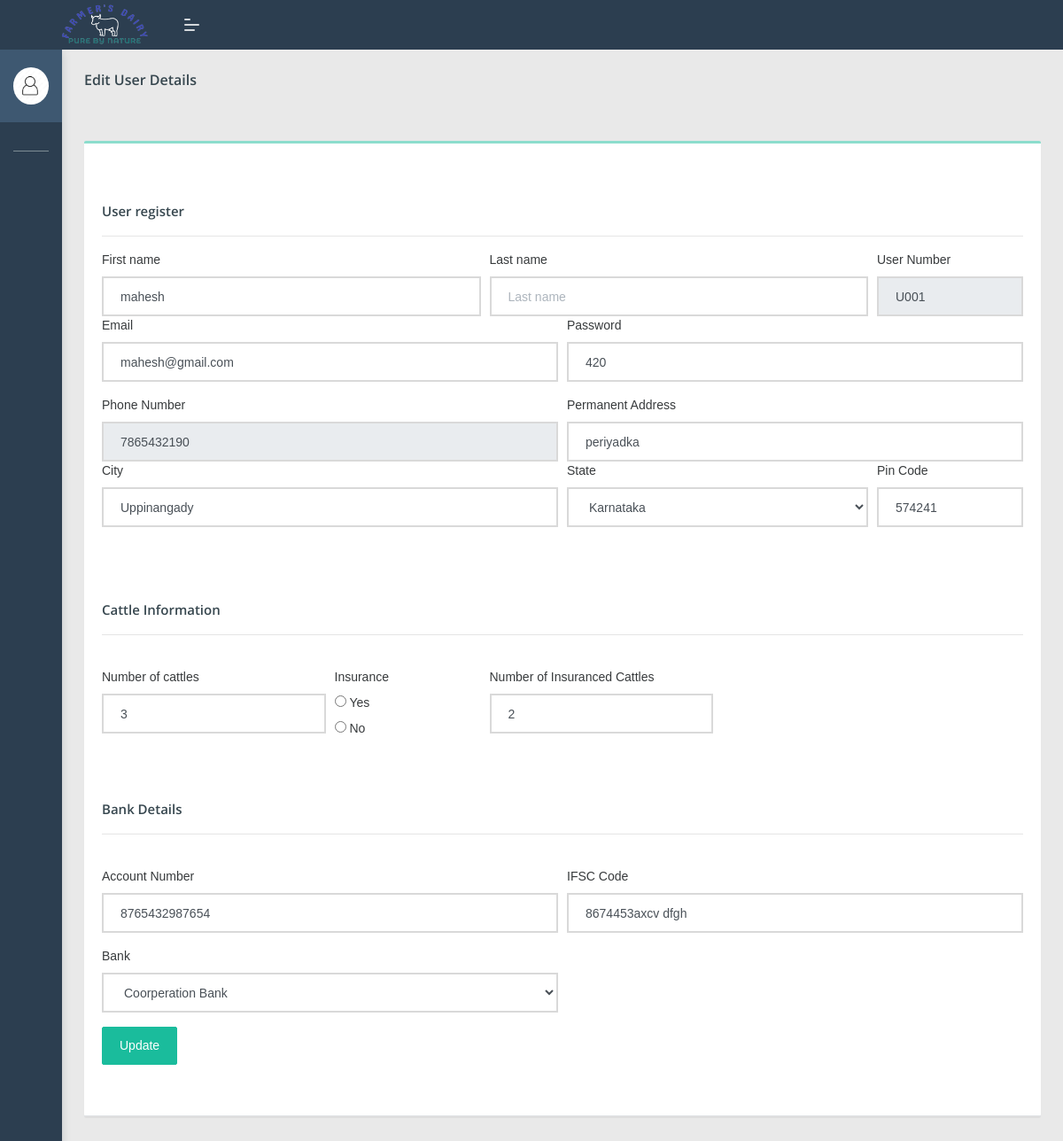
Screenshot of /dipo/edituser.php?edid=2 (signed in) with the database file from the repository.
### tables this page shows
CREATE TABLE `add_user` (
  `u_id` int(100) NOT NULL,
  `fname` varchar(100) NOT NULL,
  `lname` varchar(100) NOT NULL,
  `userno` varchar(100) NOT NULL,
  `email` varchar(100) NOT NULL,
  `password` varchar(100) NOT NULL,
  `phone_no` varchar(100) NOT NULL,
  `address` varchar(100) NOT NULL,
  `city` varchar(100) NOT NULL,
  `state` varchar(100) NOT NULL,
  `pincode` varchar(100) NOT NULL,
  `no_cattle` varchar(100) NOT NULL,
  `insurance` varchar(100) NOT NULL,
  `no_insured_cattles` varchar(100) NOT NULL,
  `accno` varchar(100) NOT NULL,
  `ifsc_code` varchar(100) NOT NULL,
  `bank` varchar(100) NOT NULL,
  `dippoid` varchar(100) NOT NULL
);

### dipo/edituser.php (the view, shortened to what this page needs)
 <?php
if(isset($_SESSION['dippo']))
{
?>
 <!DOCTYPE html>
<html lang="en">
<head>
    <link rel="stylesheet" href="assets/css/style.css">
</head>
<body class="">
	<nav class="pcoded-navbar  ">
		<div class="navbar-wrapper  ">
			<div class="navbar-content scroll-div " >
					<div class="">
					<div class="main-menu-header">
						<img class="img-radius" src="assets/images/user/avatar-2.jpg" alt="User-Profile-Image">
						<div class="user-details">
						</div>
					</div>
				</div>
				<ul class="nav pcoded-inner-navbar ">
					<li class="nav-item pcoded-menu-caption">
					</li>
					<li class="nav-item">
					    <a href="main.php" class="nav-link "><span class="pcoded-micon"><i class="feather icon-home"></i></span><span class="pcoded-mtext">Dashboard</span></a>
					</li>
					<li class="nav-item pcoded-hasmenu">
					    <a href="#!" class="nav-link "><span class="pcoded-micon"><i class="feather icon-align-justify"></i></span><span class="pcoded-mtext">Staff Details</span></a>
					</li>
					<li class="nav-item pcoded-hasmenu">
					    <a href="#!" class="nav-link "><span class="pcoded-micon"><i class="feather icon-align-justify"></i></span><span class="pcoded-mtext">User Details</span></a>
					</li>
						<li class="nav-item pcoded-hasmenu">
					    <a href="#!" class="nav-link "><span class="pcoded-micon"><i class="feather icon-align-justify"></i></span><span class="pcoded-mtext">Milk Details</span></a>
					</li>
					<li class="nav-item pcoded-hasmenu">
					    <a href="#!" class="nav-link "><span class="pcoded-micon"><i class="feather icon-align-justify"></i></span><span class="pcoded-mtext">Facilities</span></a>
					</li>
                        <li class="nav-item">
					    <a href="viewfeedb.php" class="nav-link "><span class="pcoded-micon"><i class="feather icon-align-justify"></i></span><span class="pcoded-mtext">View feedback</span></a>
					</li>
				</ul>
			</div>
		</div>
	</nav>
	<header class="navbar pcoded-header navbar-expand-lg navbar-light header-dark">
				<div class="m-header">
					<a class="mobile-menu" id="mobile-collapse" href="#!"><span></span></a>
					<a href="#!" class="b-brand">
						<img src="assets/images/67.jpg" width="100px" height="50px" class="logo">
					</a>
				</div>
				<div class="collapse navbar-collapse">
					<ul class="navbar-nav mr-auto">
						<li class="nav-item">
							<a href="#!" class="pop-search"><i class="feather icon-search"></i></a>
						</li>
					</ul>
					<ul class="navbar-nav ml-auto">
						<li>
							<div class="dropdown drp-user">
								<a href="#" class="dropdown-toggle" data-toggle="dropdown">
									<i class="feather icon-user"></i>
								</a>
							</div>
						</li>
					</ul>
				</div>
	</header>
<section class="pcoded-main-container">
    <div class="pcoded-content">
        <div class="page-header">
            <div class="page-block">
                <div class="row align-items-center">
                    <div class="col-md-12">
                        <div class="page-header-title">
                            <h5 class="m-b-10">Edit User Details</h5>
                        </div>
                        <ul class="breadcrumb">
                            <li class="breadcrumb-item"><a href="index.html"><i class="feather icon-home"></i></a></li>
                        </ul>
                    </div>
                </div>
            </div>
        </div>
        <div class="row">
            <div class="col-sm-12">
                <div class="card">
                    <div class="card-header">
                       <h5 class="mt-5">User register</h5>
                        <hr>
						<?php
						if(isset($_GET['edid']))
							{
								$eid=$_GET['edid'];
								include 'config.php';
								$sql1 = "select * from add_user where u_id='".$eid."'";
								$result1 = mysqli_query($con,$sql1);
								$num1=mysqlI_num_rows($result1);
								if($num1 > 0)
								{
								while($row1 = mysqli_fetch_array($result1))
								{
								$fname=$row1['fname'];
								$lname=$row1['lname'];
								$userno=$row1['userno'];
								$email=$row1['email'];
								$password=$row1['password'];
								$phone_no=$row1['phone_no'];
								$address=$row1['address'];
								$city=$row1['city'];
								$state=$row1['state'];
								$pincode=$row1['pincode'];
								$no_cattle=$row1['no_cattle'];
								$insurance=$row1['insurance'];
								$no_insured_cattle=$row1['no_insured_cattles'];
								$accno=$row1['accno'];
								$ifsc_code=$row1['ifsc_code'];
								$bank=$row1['bank'];
								}
								?>
								<form action="#" method="post" class="needs-validation" novalidate>
                            <div class="form-row">
                                <div class="col-md-5">
                                    <label for="validationCustom01">First name</label>
                                    <input type="text" name="fname" value="<?php echo $fname; ?>" class="form-control" id="validationCustom01" placeholder="First name" required>
                                </div>
                                <div class="col-md-5">
                                    <label for="validationCustom02">Last name</label>
                                    <input type="text" name="lname" value="<?php echo $lname; ?>" class="form-control" id="validationCustom02" placeholder="Last name" required>
                                </div>
								<div class="col-md-2">
                                    <label for="validationCustom02">User Number</label>
                                    <input type="text" name="userno" value="<?php echo $userno; ?>" class="form-control" id="validationCustom03" placeholder="User Number" readonly >
                                </div>
                            </div>
							<div class="form-row">
							    <div class="form-group col-md-6">
                                    <label for="inputEmail4">Email</label>
                                    <input type="email" name="email" value="<?php echo $email; ?>" class="form-control" id="inputEmail4" placeholder="Email">
                                </div>
                                <div class="form-group col-md-6">
                                    <label for="inputPassword4">Password</label>
                                    <input type="text" name="password" value="<?php echo $password; ?>" class="form-control" id="inputPassword4" placeholder="Password">
                                </div>
                            </div>
                            <div class="form-row">
							<div class="col-md-6 mb-6">
                                    <label for="validationCustom03">Phone Number</label>
                                    <input type="number" name="phone_no" value="<?php echo $phone_no; ?>"class="form-control" id="validationCustom03" placeholder="Phone number" readonly >
                                </div>
								<div class="col-md-6 mb-6">
                                <label for="inputAddress">Permanent Address</label>
                                <input type="text" name="address" value="<?php echo $address; ?>" class="form-control" id="inputAddress" placeholder="1234 Main St">
                            </div>
							</div>
                            <div class="form-row">
                                <div class="form-group col-md-6">
                                    <label for="inputCity">City</label>
                                    <input type="text" name="city" value="<?php echo $city; ?>" class="form-control" id="inputCity"  placeholder="City">
                                </div>
                                <div class="form-group col-md-4">
                                    <label for="inputState">State</label>
                                    <select id="inputState" name="state" value=""class="form-control">
                                        <option selected><?php echo $state; ?></option>
									</select>
                                </div>
                                <div class="form-group col-md-2">
                                    <label for="inputZip">Pin Code</label>
                                    <input type="text" name="pincode" value="<?php echo $pincode; ?>" class="form-control" id="inputZip"  placeholder="Pin code">
                                </div>
                            </div>
							<br>
							<h5 class="mt-5">Cattle Information</h5>
							<hr>
							<br>
							<div class="form-row">
                                <div class="col-md-3">
                                    <label for="validationCustom01">Number of cattles</label>
                                    <input type="number" name="no_cattle" value="<?php echo $no_cattle; ?>" class="form-control" id="validationCustom01"  required>
                                </div>
                                <div class="form-group col-md-2">
                                    <label for="inputPassword">Insurance </label><br>
                                   <input type="radio"   name="insurance" value="yes" <?php if($insurance=='yes'){ ?> checked="checked" <?php } ?>>
									<label for="html">Yes</label><br>
									<input type="radio"  name="insurance" value="no" <?php if($insurance=='no'){ ?> checked="checked" <?php } ?>>
									<label for="css">No</label><br>
                                </div>
                               <div class="col-md-3">
                                    <label for="validationCustom01">Number of Insuranced Cattles</label>
                                    <input type="number" name="no_insured_cattle" value="<?php echo $no_insured_cattle; ?>"class="form-control" id="validationCustom01"  required>
                                </div>
                            </div>
                            <h5 class="mt-5">Bank Details</h5>
							<hr>
							<br>
							<div class="form-row">
                                <div class="col-md-6 mb-3">
                                    <label for="validationCustom01">Account Number</label>
                                    <input type="number" name="accno" value="<?php echo $accno; ?>" class="form-control" id="validationCustom01" placeholder="Account number" required>
                                </div>
                                <div class="col-md-6 mb-6">
                                    <label for="validationCustom02">IFSC Code</label>
                                    <input type="text" name="ifsc_code" value="<?php echo $ifsc_code; ?>" class="form-control" id="validationCustom02" placeholder="IFSC" required>
                                </div>
                            </div>
						 <div class="form-row">
								<div class="form-group col-md-6">
                                    <label for="inputState">Bank</label>
                                    <select id="inputState" name="bank" value="<?php echo $bank; ?>"class="form-control">
                                        <option selected><?php echo $bank; ?></option>
									</select>
                                </div>
							</div>
                            <div class="form-row">
							 <div class="form-group col-md-2">
                            <button type="submit" name="update" class="btn  btn-primary">Update</button>
							</div>
							</div>
							<br>
    </div>
</div>
						<?php
								}
							}
?>
                        </div>
                    </div>
                </div>
</section>
</body>
</html>
<?php
}
else
{
	echo "<script> location.href='../index.php'; </script>";
}
?>

### rows the page displays
add_user: fname "mahesh", userno "U001", email "mahesh@gmail.com", password "420", phone_no "7865432190", address "periyadka", city "Uppinangady", state "Karnataka", pincode "574241", no_cattle "3", no_insured_cattle "2", accno "8765432987654", ifsc_code "8674453axcv dfgh", bank "Coorperation Bank"
